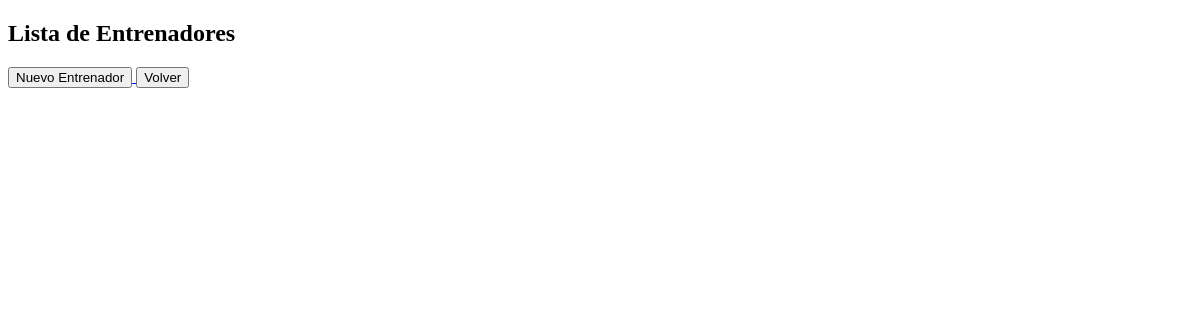
/listaEntrenadores, run on an earlier commit of the app's database.
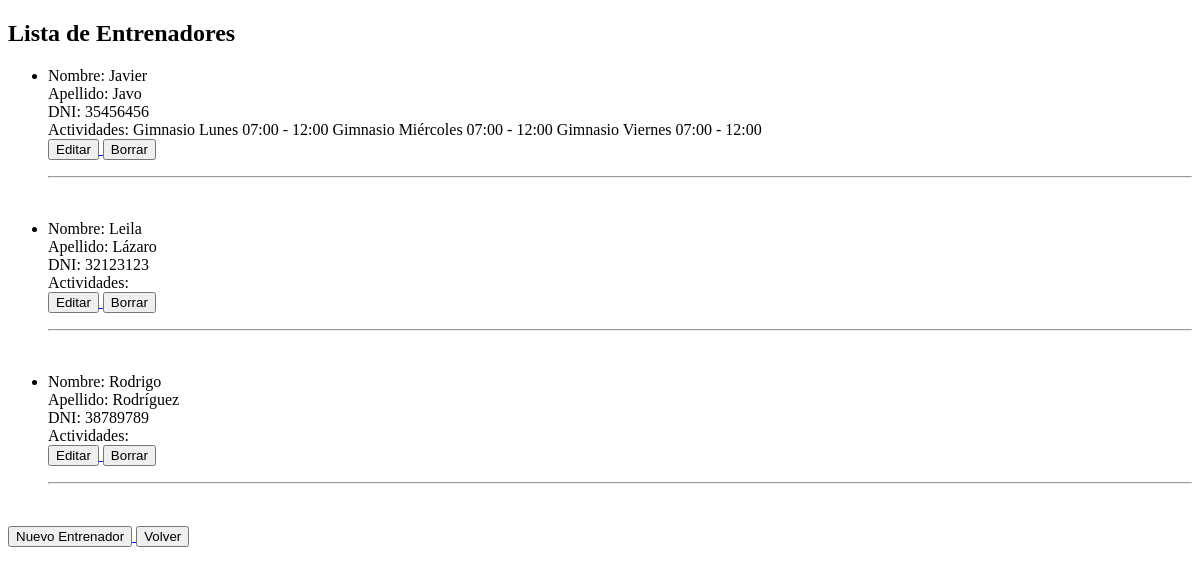
And on a later commit of the database.
### Entrenadores/models.py (models this page shows, shortened)
class Entrenador(models.Model):
    nombre = models.CharField(max_length=20)
    apellido = models.CharField(max_length=20)
    dni = models.PositiveIntegerField()
    class Meta:
        ordering = ['apellido']

### Actividades/models.py (models this page shows)
class Actividad(models.Model):
    nombre = models.CharField(max_length=50)
    dia = models.ForeignKey(Dia, on_delete=models.CASCADE)
    horario = models.ForeignKey(Horario, on_delete=models.CASCADE)
    entrenadores = models.ManyToManyField(Entrenador)
    def __str__(self):
        return f'{self.nombre} {self.dia} {self.horario}'
    class Meta:
        ordering = ['id']

class Dia(models.Model):
    nombre = models.CharField(max_length=20)
    def __str__(self):
        return self.nombre

class Horario(models.Model):
    horario = models.CharField(max_length=50)
    def __str__(self):
        return self.horario

### Entrenadores/views.py (the view)
# urls.py: path('listaEntrenadores', views.listarEntrenadores, name='listaEntrenadores'),
def listarEntrenadores(request):
    entrenadores = Entrenador.objects.all()
    contexto = {
        'titulo': 'Lista de Entrenadores',
        'entrenadores': entrenadores
    }
    return render(request, 'Entrenadores/listaEntrenadores.html', contexto)

### Entrenadores/templates/Entrenadores/listaEntrenadores.html (shortened to what this page needs)
<!DOCTYPE html>
<html lang="en">
<head>
</head>
<body>
    <h2>{{titulo}}</h2>
    <ul>
        {% for entrenador in entrenadores %}
        <li>
            <p>
                Nombre: {{entrenador.nombre}}<br>
                Apellido: {{entrenador.apellido}}<br>
                DNI: {{entrenador.dni}}<br>
                Actividades:
                {% for actividad in entrenador.actividad_set.all %}
                    {{actividad}}
                {% endfor %}<br>
                <a href=" {% url 'editarEntrenador' entrenador.id %} ">
                    <button>Editar</button>
                </a>
                <a href=" {% url 'borrarEntrenador' entrenador.id %} ">
                    <button>Borrar</button>
                </a>
            </p>
        </li>
        <hr>
        <br>
        {% endfor %}
    </ul>
    <a href=" {% url 'crearEntrenador' %} ">
        <button>Nuevo Entrenador</button>
    </a>
    <a href=" {% url 'HomePage' %} ">
        <button>Volver</button>
    </a>
</body>
</html>

What changed in the data, as far as the page shows it:
added Entrenador: nombre "Javier", apellido "Javo", dni "35456456"
added Actividad: nombre+dia+horario "Gimnasio Lunes 07:00 - 12:00"
added Actividad: nombre+dia+horario "Gimnasio Miércoles 07:00 - 12:00"
added Actividad: nombre+dia+horario "Gimnasio Viernes 07:00 - 12:00"
added Entrenador: nombre "Leila", apellido "Lázaro", dni "32123123"
added Entrenador: nombre "Rodrigo", apellido "Rodríguez", dni "38789789"
